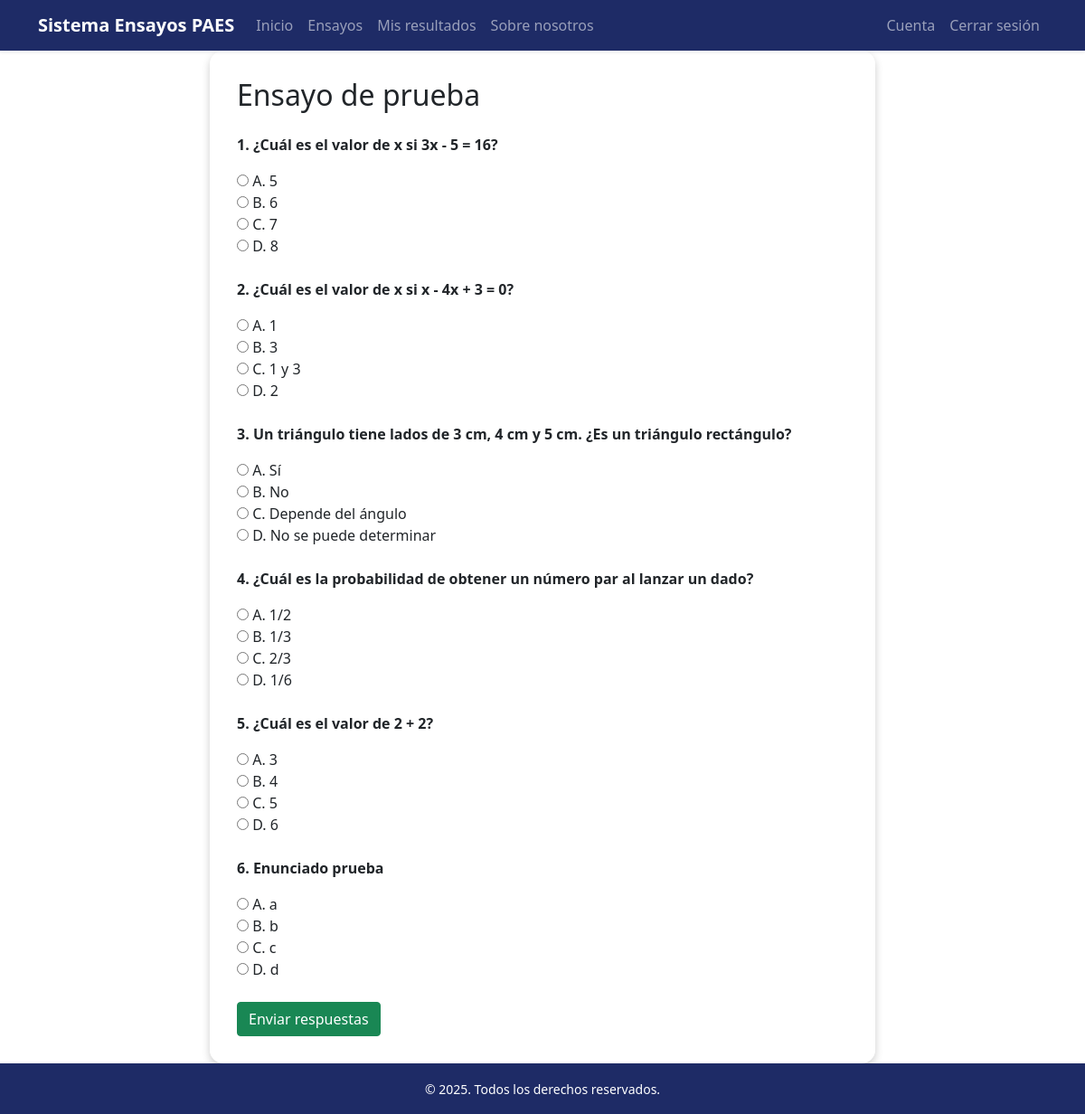
Page /estudiante/ensayos/2/resolver/ (signed in) on the committed database.
### AutoridadDocente/models.py (models this page shows, shortened)
class Ensayo(models.Model):
    titulo = models.CharField(max_length=200)
    nivel = models.CharField(max_length=50, choices=User.NIVELES)
    colegio = models.CharField(max_length=100)
    temas = models.ManyToManyField(Tema,blank=True)
    preguntas = models.ManyToManyField(Pregunta,blank=True)
    fecha_creacion = models.DateTimeField(auto_now_add=True)

class Pregunta(models.Model):
    enunciado = models.TextField()
    opciones = models.JSONField()
    respuesta_correcta = models.CharField(max_length=1)
    temas = models.ManyToManyField(Tema)
    is_free = models.BooleanField(default=False)  # NUEVO
    tags = models.ManyToManyField(Tag, blank=True, related_name="preguntas")  # NUEVO

### Estudiante/views.py (the view, shortened to what this page needs)
# urls.py: path('ensayos/<int:ensayo_id>/resolver/', views.resolver_ensayo, name='resolver_ensayo'),
@login_required
def resolver_ensayo(request, ensayo_id):
    ensayo = get_object_or_404(Ensayo, id=ensayo_id)
    return render(request, 'resolver_ensayo.html', {'ensayo': ensayo})

### Estudiante/templates/resolver_ensayo.html (shortened to what this page needs)
{% extends 'base_estudiante.html' %}
{% block navegacion %}
<li class="nav-item"><a class="nav-link" href="{% url 'estudiante_index' %}">Inicio</a></li>
<li class="nav-item"><a class="nav-link" href="{% url 'ensayos' %}">Ensayos</a></li>
<li class="nav-item"><a class="nav-link"  href="{% url 'mis_resultados' %}">Mis resultados</a></li>
<li class="nav-item"><a class="nav-link" href="{% url 'aboutus' %}">Sobre nosotros</a></li>
{% endblock %}
{% block cuenta-atras %}
    <li class="nav-item"><a class="nav-link" href="{% url 'cuenta_estudiante' %}">Cuenta</a></li>
    <li class="nav-item"><a href="{% url 'logout' %}" class="nav-link">Cerrar sesión</a></li>
{% endblock %}
{% block content %}
<h2 class="mb-4">{{ ensayo.titulo }}</h2>
<form method="post">
  {% for pregunta in ensayo.preguntas.all %}
    <div class="mb-4">
      <p><strong>{{ forloop.counter }}. {{ pregunta.enunciado }}</strong></p>
      {% for clave, valor in pregunta.opciones.items %}
        <label>
          <input type="radio" name="pregunta_{{ pregunta.id }}" value="{{ clave }}" required>
          {{ clave }}. {{ valor }}
        </label><br>
      {% endfor %}
    </div>
  {% endfor %}
  <button type="submit" class="btn btn-success">Enviar respuestas</button>
</form>
{% endblock %}

### rows in the picture
Ensayo: titulo "Ensayo de prueba"
Pregunta: enunciado "¿Cuál es el valor de x si 3x - 5 = 16?", opciones "A" "B" "C" "D", opciones "5" "6" "7" "8"
Pregunta: enunciado "¿Cuál es el valor de x si x - 4x + 3 = 0?", opciones "A" "B" "C" "D", opciones "1" "3" "1 y 3" "2"
Pregunta: enunciado "Un triángulo tiene lados de 3 cm, 4 cm y 5 cm. ¿Es un triángulo rectángulo?", opciones "A" "B" "C" "D", opciones "Sí" "No" "Depende del ángulo" "No se puede determinar"
Pregunta: enunciado "¿Cuál es la probabilidad de obtener un número par al lanzar un dado?", opciones "A" "B" "C" "D", opciones "1/2" "1/3" "2/3" "1/6"
Pregunta: enunciado "¿Cuál es el valor de 2 + 2?", opciones "A" "B" "C" "D", opciones "3" "4" "5" "6"
Pregunta: enunciado "Enunciado prueba", opciones "A" "B" "C" "D", opciones "a" "b" "c" "d"
